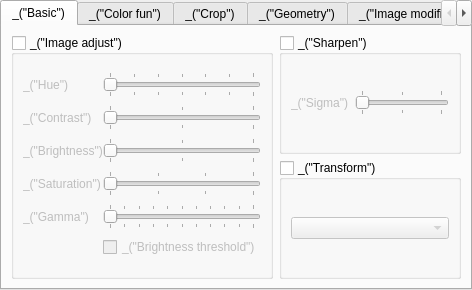
<ui version="4.0" >
 <class>ExtVideoWidget</class>
 <widget class="QTabWidget" name="ExtVideoWidget" >
  <property name="geometry" >
   <rect>
    <x>0</x>
    <y>0</y>
    <width>472</width>
    <height>290</height>
   </rect>
  </property>
  <property name="currentIndex" >
   <number>0</number>
  </property>
  <widget class="QWidget" name="tab" >
   <property name="geometry" >
    <rect>
     <x>0</x>
     <y>0</y>
     <width>468</width>
     <height>262</height>
    </rect>
   </property>
   <attribute name="title" >
    <string>_("Basic")</string>
   </attribute>
   <layout class="QGridLayout" >
    <item row="1" column="1" >
     <widget class="QGroupBox" name="transformEnable" >
      <property name="title" >
       <string>_("Transform")</string>
      </property>
      <property name="checkable" >
       <bool>true</bool>
      </property>
      <property name="checked" >
       <bool>false</bool>
      </property>
      <layout class="QGridLayout" >
       <item row="0" column="0" >
        <widget class="QComboBox" name="transformTypeCombo" />
       </item>
      </layout>
     </widget>
    </item>
    <item row="0" column="1" >
     <widget class="QGroupBox" name="sharpenEnable" >
      <property name="title" >
       <string>_("Sharpen")</string>
      </property>
      <property name="checkable" >
       <bool>true</bool>
      </property>
      <property name="checked" >
       <bool>false</bool>
      </property>
      <layout class="QGridLayout" >
       <item row="0" column="0" >
        <widget class="QLabel" name="label_29" >
         <property name="text" >
          <string>_("Sigma")</string>
         </property>
        </widget>
       </item>
       <item row="0" column="1" >
        <widget class="QSlider" name="sharpenSigmaSlider" >
         <property name="maximum" >
          <number>200</number>
         </property>
         <property name="singleStep" >
          <number>1</number>
         </property>
         <property name="pageStep" >
          <number>10</number>
         </property>
         <property name="orientation" >
          <enum>Qt::Horizontal</enum>
         </property>
         <property name="tickPosition" >
          <enum>QSlider::TicksBothSides</enum>
         </property>
         <property name="tickInterval" >
          <number>100</number>
         </property>
        </widget>
       </item>
      </layout>
     </widget>
    </item>
    <item rowspan="2" row="0" column="0" >
     <widget class="QGroupBox" name="adjustEnable" >
      <property name="enabled" >
       <bool>true</bool>
      </property>
      <property name="title" >
       <string>_("Image adjust")</string>
      </property>
      <property name="checkable" >
       <bool>true</bool>
      </property>
      <property name="checked" >
       <bool>false</bool>
      </property>
      <layout class="QGridLayout" >
       <property name="spacing" >
        <number>0</number>
       </property>
       <item row="0" column="1" >
        <widget class="QSlider" name="hueSlider" >
         <property name="maximum" >
          <number>360</number>
         </property>
         <property name="orientation" >
          <enum>Qt::Horizontal</enum>
         </property>
         <property name="tickPosition" >
          <enum>QSlider::TicksBothSides</enum>
         </property>
         <property name="tickInterval" >
          <number>60</number>
         </property>
        </widget>
       </item>
       <item row="4" column="1" >
        <widget class="QSlider" name="gammaSlider" >
         <property name="maximum" >
          <number>500</number>
         </property>
         <property name="orientation" >
          <enum>Qt::Horizontal</enum>
         </property>
         <property name="tickPosition" >
          <enum>QSlider::TicksBothSides</enum>
         </property>
         <property name="tickInterval" >
          <number>50</number>
         </property>
        </widget>
       </item>
       <item row="3" column="1" >
        <widget class="QSlider" name="saturationSlider" >
         <property name="maximum" >
          <number>300</number>
         </property>
         <property name="orientation" >
          <enum>Qt::Horizontal</enum>
         </property>
         <property name="tickPosition" >
          <enum>QSlider::TicksBothSides</enum>
         </property>
         <property name="tickInterval" >
          <number>100</number>
         </property>
        </widget>
       </item>
       <item row="2" column="1" >
        <widget class="QSlider" name="brightnessSlider" >
         <property name="maximum" >
          <number>200</number>
         </property>
         <property name="orientation" >
          <enum>Qt::Horizontal</enum>
         </property>
         <property name="tickPosition" >
          <enum>QSlider::TicksBothSides</enum>
         </property>
         <property name="tickInterval" >
          <number>100</number>
         </property>
        </widget>
       </item>
       <item row="1" column="1" >
        <widget class="QSlider" name="contrastSlider" >
         <property name="maximum" >
          <number>200</number>
         </property>
         <property name="orientation" >
          <enum>Qt::Horizontal</enum>
         </property>
         <property name="tickPosition" >
          <enum>QSlider::TicksBothSides</enum>
         </property>
         <property name="tickInterval" >
          <number>100</number>
         </property>
        </widget>
       </item>
       <item row="4" column="0" >
        <widget class="QLabel" name="label_5" >
         <property name="text" >
          <string>_("Gamma")</string>
         </property>
        </widget>
       </item>
       <item row="1" column="0" >
        <widget class="QLabel" name="label_2" >
         <property name="text" >
          <string>_("Contrast")</string>
         </property>
        </widget>
       </item>
       <item row="2" column="0" >
        <widget class="QLabel" name="label_3" >
         <property name="text" >
          <string>_("Brightness")</string>
         </property>
        </widget>
       </item>
       <item row="3" column="0" >
        <widget class="QLabel" name="label_4" >
         <property name="text" >
          <string>_("Saturation")</string>
         </property>
        </widget>
       </item>
       <item row="0" column="0" >
        <widget class="QLabel" name="label" >
         <property name="text" >
          <string>_("Hue")</string>
         </property>
        </widget>
       </item>
       <item row="5" column="1" >
        <widget class="QCheckBox" name="brightnessThresholdCheck" >
         <property name="text" >
          <string>_("Brightness threshold")</string>
         </property>
        </widget>
       </item>
      </layout>
     </widget>
    </item>
   </layout>
  </widget>
  <widget class="QWidget" name="tab_2" >
   <property name="geometry" >
    <rect>
     <x>0</x>
     <y>0</y>
     <width>100</width>
     <height>30</height>
    </rect>
   </property>
   <attribute name="title" >
    <string>_("Color fun")</string>
   </attribute>
   <layout class="QGridLayout" >
    <item row="1" column="1" >
     <widget class="QGroupBox" name="extractEnable" >
      <property name="title" >
       <string>_("Color extraction")</string>
      </property>
      <property name="checkable" >
       <bool>true</bool>
      </property>
      <property name="checked" >
       <bool>false</bool>
      </property>
      <layout class="QGridLayout" >
       <item row="0" column="0" >
        <widget class="QLabel" name="label_6" >
         <property name="text" >
          <string>_("Color")</string>
         </property>
        </widget>
       </item>
       <item row="0" column="1" >
        <widget class="QLineEdit" name="extractComponentText" >
         <property name="inputMask" >
          <string>>HHHHHH;#</string>
         </property>
        </widget>
       </item>
      </layout>
     </widget>
    </item>
    <item row="0" column="1" >
     <widget class="QCheckBox" name="invertEnable" >
      <property name="text" >
       <string>_("Invert colors")</string>
      </property>
     </widget>
    </item>
    <item rowspan="2" row="0" column="0" >
     <widget class="QGroupBox" name="colorthresEnable" >
      <property name="title" >
       <string>_("Color threshold")</string>
      </property>
      <property name="checkable" >
       <bool>true</bool>
      </property>
      <property name="checked" >
       <bool>false</bool>
      </property>
      <layout class="QGridLayout" >
       <item row="2" column="0" >
        <widget class="QLabel" name="label_14" >
         <property name="text" >
          <string>_("Similarity")</string>
         </property>
        </widget>
       </item>
       <item row="2" column="1" >
        <widget class="QSlider" name="colorthresSimilaritythresSlider" >
         <property name="orientation" >
          <enum>Qt::Horizontal</enum>
         </property>
        </widget>
       </item>
       <item row="1" column="1" >
        <widget class="QSlider" name="colorthresSaturationthresSlider" >
         <property name="orientation" >
          <enum>Qt::Horizontal</enum>
         </property>
        </widget>
       </item>
       <item row="1" column="0" >
        <widget class="QLabel" name="label_13" >
         <property name="text" >
          <string>_("Saturation")</string>
         </property>
        </widget>
       </item>
       <item row="0" column="0" >
        <widget class="QLabel" name="label_8" >
         <property name="text" >
          <string>_("Color")</string>
         </property>
        </widget>
       </item>
       <item row="0" column="1" >
        <widget class="QLineEdit" name="colorthresColorText" >
         <property name="inputMask" >
          <string>>HHHHHH;#</string>
         </property>
        </widget>
       </item>
      </layout>
     </widget>
    </item>
   </layout>
  </widget>
  <widget class="QWidget" name="tab_3" >
   <property name="geometry" >
    <rect>
     <x>0</x>
     <y>0</y>
     <width>100</width>
     <height>30</height>
    </rect>
   </property>
   <attribute name="title" >
    <string>_("Crop")</string>
   </attribute>
   <layout class="QGridLayout" >
    <item row="0" column="2" >
     <widget class="QLabel" name="label_10" >
      <property name="text" >
       <string>_("Top")</string>
      </property>
     </widget>
    </item>
    <item row="0" column="3" >
     <widget class="QSpinBox" name="cropTopPx" >
      <property name="suffix" >
       <string> px</string>
      </property>
      <property name="maximum" >
       <number>4095</number>
      </property>
     </widget>
    </item>
    <item row="1" column="0" >
     <widget class="QLabel" name="label_11" >
      <property name="text" >
       <string>_("Left")</string>
      </property>
     </widget>
    </item>
    <item row="1" column="1" >
     <widget class="QSpinBox" name="cropLeftPx" >
      <property name="suffix" >
       <string> px</string>
      </property>
      <property name="maximum" >
       <number>4095</number>
      </property>
     </widget>
    </item>
    <item row="1" column="4" >
     <widget class="QLabel" name="label_12" >
      <property name="text" >
       <string>_("Right")</string>
      </property>
     </widget>
    </item>
    <item row="1" column="5" >
     <widget class="QSpinBox" name="cropRightPx" >
      <property name="suffix" >
       <string> px</string>
      </property>
      <property name="maximum" >
       <number>4095</number>
      </property>
     </widget>
    </item>
    <item row="2" column="2" >
     <widget class="QLabel" name="label_7" >
      <property name="text" >
       <string>_("Bottom")</string>
      </property>
     </widget>
    </item>
    <item row="2" column="3" >
     <widget class="QSpinBox" name="cropBotPx" >
      <property name="suffix" >
       <string> px</string>
      </property>
      <property name="maximum" >
       <number>4095</number>
      </property>
     </widget>
    </item>
    <item row="3" column="0" colspan="6" >
     <widget class="QCheckBox" name="topBotCropSync" >
      <property name="text" >
       <string>_("Synchronize top and bottom")</string>
      </property>
     </widget>
    </item>
    <item row="4" column="0" colspan="6" >
     <widget class="QCheckBox" name="leftRightCropSync" >
      <property name="text" >
       <string>_("Synchronize left and right")</string>
      </property>
     </widget>
    </item>
    <item row="1" column="3" >
     <spacer>
      <property name="orientation" >
       <enum>Qt::Vertical</enum>
      </property>
      <property name="sizeType" >
       <enum>QSizePolicy::Expanding</enum>
      </property>
      <property name="sizeHint" stdset="0" >
       <size>
        <width>20</width>
        <height>40</height>
       </size>
      </property>
     </spacer>
    </item>
   </layout>
  </widget>
  <widget class="QWidget" name="tab_5" >
   <property name="geometry" >
    <rect>
     <x>0</x>
     <y>0</y>
     <width>100</width>
     <height>30</height>
    </rect>
   </property>
   <attribute name="title" >
    <string>_("Geometry")</string>
   </attribute>
   <layout class="QGridLayout" >
    <item row="0" column="0" >
     <widget class="QCheckBox" name="magnifyEnable" >
      <property name="text" >
       <string>_("Magnification")</string>
      </property>
     </widget>
    </item>
    <item rowspan="2" row="0" column="1" >
     <widget class="QGroupBox" name="puzzleEnable" >
      <property name="title" >
       <string>_("Puzzle game")</string>
      </property>
      <property name="checkable" >
       <bool>true</bool>
      </property>
      <property name="checked" >
       <bool>false</bool>
      </property>
      <layout class="QGridLayout" >
       <item row="0" column="1" >
        <widget class="QSpinBox" name="puzzleRowsSpin" >
         <property name="minimum" >
          <number>1</number>
         </property>
         <property name="value" >
          <number>3</number>
         </property>
        </widget>
       </item>
       <item row="1" column="1" >
        <widget class="QSpinBox" name="puzzleColsSpin" >
         <property name="minimum" >
          <number>1</number>
         </property>
         <property name="value" >
          <number>3</number>
         </property>
        </widget>
       </item>
       <item row="2" column="0" colspan="2" >
        <widget class="QCheckBox" name="puzzleBlackSlotCheck" >
         <property name="text" >
          <string>_("Black slot")</string>
         </property>
        </widget>
       </item>
       <item row="1" column="0" >
        <widget class="QLabel" name="label_26" >
         <property name="text" >
          <string>_("Columns")</string>
         </property>
        </widget>
       </item>
       <item row="0" column="0" >
        <widget class="QLabel" name="label_27" >
         <property name="text" >
          <string>_("Rows")</string>
         </property>
        </widget>
       </item>
      </layout>
     </widget>
    </item>
    <item row="1" column="0" >
     <widget class="QGroupBox" name="rotateEnable" >
      <property name="title" >
       <string>_("Rotate")</string>
      </property>
      <property name="checkable" >
       <bool>true</bool>
      </property>
      <property name="checked" >
       <bool>false</bool>
      </property>
      <layout class="QGridLayout" >
       <item row="0" column="1" >
        <widget class="QDial" name="rotateAngleDial" >
         <property name="maximum" >
          <number>359</number>
         </property>
         <property name="value" >
          <number>180</number>
         </property>
         <property name="sliderPosition" >
          <number>180</number>
         </property>
        </widget>
       </item>
       <item row="0" column="0" >
        <widget class="QLabel" name="label_28" >
         <property name="text" >
          <string>_("Angle")</string>
         </property>
        </widget>
       </item>
      </layout>
     </widget>
    </item>
   </layout>
  </widget>
  <widget class="QWidget" name="tab_7" >
   <property name="geometry" >
    <rect>
     <x>0</x>
     <y>0</y>
     <width>100</width>
     <height>30</height>
    </rect>
   </property>
   <attribute name="title" >
    <string>_("Image modification")</string>
   </attribute>
   <layout class="QGridLayout" >
    <item row="2" column="0" >
     <widget class="QCheckBox" name="waveEnable" >
      <property name="text" >
       <string>_("Waves")</string>
      </property>
     </widget>
    </item>
    <item row="3" column="0" >
     <widget class="QCheckBox" name="rippleEnable" >
      <property name="text" >
       <string>_("Water effect")</string>
      </property>
     </widget>
    </item>
    <item row="3" column="1" >
     <widget class="QCheckBox" name="psychedelicEnable" >
      <property name="text" >
       <string>_("Psychedelic")</string>
      </property>
     </widget>
    </item>
    <item row="2" column="1" >
     <widget class="QCheckBox" name="noiseEnable" >
      <property name="text" >
       <string>_("Noise")</string>
      </property>
     </widget>
    </item>
    <item row="1" column="1" >
     <widget class="QCheckBox" name="motiondetectEnable" >
      <property name="text" >
       <string>_("Motion detect")</string>
      </property>
     </widget>
    </item>
    <item row="0" column="1" >
     <widget class="QGroupBox" name="motionblurEnable" >
      <property name="title" >
       <string>_("Motion blur")</string>
      </property>
      <property name="checkable" >
       <bool>true</bool>
      </property>
      <property name="checked" >
       <bool>false</bool>
      </property>
      <layout class="QGridLayout" >
       <item row="0" column="0" >
        <widget class="QLabel" name="label_25" >
         <property name="text" >
          <string>_("Factor")</string>
         </property>
        </widget>
       </item>
       <item row="0" column="1" >
        <widget class="QSlider" name="blurFactorSlider" >
         <property name="minimum" >
          <number>1</number>
         </property>
         <property name="maximum" >
          <number>127</number>
         </property>
         <property name="value" >
          <number>80</number>
         </property>
         <property name="orientation" >
          <enum>Qt::Horizontal</enum>
         </property>
         <property name="tickPosition" >
          <enum>QSlider::TicksBothSides</enum>
         </property>
         <property name="tickInterval" >
          <number>16</number>
         </property>
        </widget>
       </item>
      </layout>
     </widget>
    </item>
    <item rowspan="2" row="0" column="0" >
     <widget class="QGroupBox" name="gradientEnable" >
      <property name="title" >
       <string>_("Gradient")</string>
      </property>
      <property name="checkable" >
       <bool>true</bool>
      </property>
      <property name="checked" >
       <bool>false</bool>
      </property>
      <layout class="QGridLayout" >
       <item row="0" column="0" >
        <widget class="QLabel" name="label_18" >
         <property name="text" >
          <string>_("Mode")</string>
         </property>
        </widget>
       </item>
       <item row="1" column="0" colspan="2" >
        <widget class="QCheckBox" name="gradientTypeCheck" >
         <property name="text" >
          <string>_("Color")</string>
         </property>
        </widget>
       </item>
       <item row="2" column="0" colspan="2" >
        <widget class="QCheckBox" name="gradientCartoonCheck" >
         <property name="text" >
          <string>_("Cartoon")</string>
         </property>
        </widget>
       </item>
       <item row="0" column="1" >
        <widget class="QComboBox" name="gradientModeCombo" />
       </item>
      </layout>
     </widget>
    </item>
   </layout>
  </widget>
  <widget class="QWidget" name="tab_9" >
   <property name="geometry" >
    <rect>
     <x>0</x>
     <y>0</y>
     <width>100</width>
     <height>30</height>
    </rect>
   </property>
   <attribute name="title" >
    <string>_("Vout/Overlay")</string>
   </attribute>
   <layout class="QGridLayout" >
    <item row="0" column="0" >
     <widget class="QGroupBox" name="wallEnable" >
      <property name="title" >
       <string>_("Wall")</string>
      </property>
      <property name="checkable" >
       <bool>true</bool>
      </property>
      <property name="checked" >
       <bool>false</bool>
      </property>
      <layout class="QGridLayout" >
       <item row="0" column="0" >
        <widget class="QLabel" name="label_31" >
         <property name="text" >
          <string>_("Rows")</string>
         </property>
        </widget>
       </item>
       <item row="1" column="0" >
        <widget class="QLabel" name="label_30" >
         <property name="text" >
          <string>_("Columns")</string>
         </property>
        </widget>
       </item>
       <item row="1" column="1" >
        <widget class="QSpinBox" name="wallColsSpin" >
         <property name="minimum" >
          <number>1</number>
         </property>
         <property name="value" >
          <number>3</number>
         </property>
        </widget>
       </item>
       <item row="0" column="1" >
        <widget class="QSpinBox" name="wallRowsSpin" >
         <property name="minimum" >
          <number>1</number>
         </property>
         <property name="value" >
          <number>3</number>
         </property>
        </widget>
       </item>
      </layout>
     </widget>
    </item>
    <item row="0" column="1" >
     <widget class="QGroupBox" name="marqEnable" >
      <property name="title" >
       <string>_("Add text")</string>
      </property>
      <property name="checkable" >
       <bool>true</bool>
      </property>
      <property name="checked" >
       <bool>false</bool>
      </property>
      <layout class="QGridLayout" >
       <item row="1" column="0" >
        <widget class="QLabel" name="label_24" >
         <property name="text" >
          <string>_("Position")</string>
         </property>
        </widget>
       </item>
       <item row="0" column="0" >
        <widget class="QLabel" name="label_23" >
         <property name="text" >
          <string>_("Text")</string>
         </property>
        </widget>
       </item>
       <item row="0" column="1" >
        <widget class="QLineEdit" name="marqMarqueeText" />
       </item>
       <item row="1" column="1" >
        <widget class="QComboBox" name="marqPositionCombo" />
       </item>
      </layout>
     </widget>
    </item>
    <item row="1" column="0" >
     <widget class="QGroupBox" name="panoramixEnable" >
      <property name="title" >
       <string>_("Panoramix")</string>
      </property>
      <property name="checkable" >
       <bool>true</bool>
      </property>
      <property name="checked" >
       <bool>false</bool>
      </property>
      <layout class="QGridLayout" >
       <item row="0" column="0" >
        <widget class="QLabel" name="label_36" >
         <property name="text" >
          <string>_("Rows")</string>
         </property>
        </widget>
       </item>
       <item row="0" column="1" >
        <widget class="QSpinBox" name="panoramixRowsSpin" >
         <property name="minimum" >
          <number>1</number>
         </property>
         <property name="value" >
          <number>3</number>
         </property>
        </widget>
       </item>
       <item row="1" column="0" >
        <widget class="QLabel" name="label_35" >
         <property name="text" >
          <string>_("Columns")</string>
         </property>
        </widget>
       </item>
       <item row="1" column="1" >
        <widget class="QSpinBox" name="panoramixColsSpin" >
         <property name="minimum" >
          <number>1</number>
         </property>
         <property name="value" >
          <number>3</number>
         </property>
        </widget>
       </item>
      </layout>
     </widget>
    </item>
    <item row="1" column="1" >
     <widget class="QGroupBox" name="cloneEnable" >
      <property name="title" >
       <string>_("Clone")</string>
      </property>
      <property name="checkable" >
       <bool>true</bool>
      </property>
      <property name="checked" >
       <bool>false</bool>
      </property>
      <layout class="QGridLayout" >
       <item row="0" column="0" >
        <widget class="QLabel" name="label_9" >
         <property name="text" >
          <string>_("Number of clones")</string>
         </property>
        </widget>
       </item>
       <item row="0" column="1" >
        <widget class="QSpinBox" name="cloneCountSpin" >
         <property name="minimum" >
          <number>1</number>
         </property>
         <property name="value" >
          <number>2</number>
         </property>
        </widget>
       </item>
      </layout>
     </widget>
    </item>
   </layout>
  </widget>
  <widget class="QWidget" name="tab_8" >
   <property name="geometry" >
    <rect>
     <x>0</x>
     <y>0</y>
     <width>100</width>
     <height>30</height>
    </rect>
   </property>
   <attribute name="title" >
    <string>_("Logo")</string>
   </attribute>
   <layout class="QGridLayout" >
    <item row="0" column="0" >
     <widget class="QGroupBox" name="logoEnable" >
      <property name="title" >
       <string>_("Add logo")</string>
      </property>
      <property name="checkable" >
       <bool>true</bool>
      </property>
      <property name="checked" >
       <bool>false</bool>
      </property>
      <layout class="QGridLayout" >
       <item row="3" column="0" >
        <widget class="QLabel" name="label_22" >
         <property name="text" >
          <string>_("Transparency")</string>
         </property>
        </widget>
       </item>
       <item row="2" column="0" colspan="2" >
        <widget class="QLabel" name="label_21" >
         <property name="text" >
          <string>_("Left")</string>
         </property>
        </widget>
       </item>
       <item row="1" column="0" colspan="2" >
        <widget class="QLabel" name="label_20" >
         <property name="text" >
          <string>_("Top")</string>
         </property>
        </widget>
       </item>
       <item row="3" column="1" colspan="2" >
        <widget class="QSlider" name="logoTransparencySlider" >
         <property name="maximum" >
          <number>255</number>
         </property>
         <property name="orientation" >
          <enum>Qt::Horizontal</enum>
         </property>
         <property name="tickPosition" >
          <enum>QSlider::TicksBothSides</enum>
         </property>
         <property name="tickInterval" >
          <number>32</number>
         </property>
        </widget>
       </item>
       <item row="2" column="2" >
        <widget class="QSpinBox" name="logoXSpin" />
       </item>
       <item row="1" column="2" >
        <widget class="QSpinBox" name="logoYSpin" />
       </item>
       <item row="0" column="0" >
        <widget class="QLabel" name="label_19" >
         <property name="text" >
          <string>_("Logo")</string>
         </property>
        </widget>
       </item>
       <item row="0" column="2" >
        <widget class="QLineEdit" name="logoFileText" />
       </item>
      </layout>
     </widget>
    </item>
    <item row="0" column="1" >
     <widget class="QGroupBox" name="eraseEnable" >
      <property name="title" >
       <string>_("Logo erase")</string>
      </property>
      <property name="checkable" >
       <bool>true</bool>
      </property>
      <property name="checked" >
       <bool>false</bool>
      </property>
      <layout class="QGridLayout" >
       <item row="1" column="0" >
        <widget class="QLabel" name="label_16" >
         <property name="text" >
          <string>_("Top")</string>
         </property>
        </widget>
       </item>
       <item row="2" column="0" >
        <widget class="QLabel" name="label_17" >
         <property name="text" >
          <string>_("Left")</string>
         </property>
        </widget>
       </item>
       <item row="2" column="1" >
        <widget class="QSpinBox" name="eraseXSpin" />
       </item>
       <item row="1" column="1" >
        <widget class="QSpinBox" name="eraseYSpin" />
       </item>
       <item row="0" column="1" >
        <widget class="QLineEdit" name="eraseMaskText" />
       </item>
       <item row="0" column="0" >
        <widget class="QLabel" name="label_15" >
         <property name="text" >
          <string>_("Mask")</string>
         </property>
        </widget>
       </item>
      </layout>
     </widget>
    </item>
   </layout>
  </widget>
  <widget class="QWidget" name="tab_6" >
   <property name="geometry" >
    <rect>
     <x>0</x>
     <y>0</y>
     <width>468</width>
     <height>262</height>
    </rect>
   </property>
   <attribute name="title" >
    <string>_("Advanced video filter controls")</string>
   </attribute>
   <layout class="QGridLayout" >
    <item row="2" column="1" colspan="2" >
     <widget class="QLineEdit" name="subpictureFilterText" />
    </item>
    <item row="2" column="0" >
     <widget class="QLabel" name="label_34" >
      <property name="text" >
       <string>_("Subpicture filters")</string>
      </property>
     </widget>
    </item>
    <item row="1" column="1" colspan="2" >
     <widget class="QLineEdit" name="videoFilterText" />
    </item>
    <item row="1" column="0" >
     <widget class="QLabel" name="label_33" >
      <property name="text" >
       <string>_("Video filters")</string>
      </property>
     </widget>
    </item>
    <item row="0" column="0" >
     <widget class="QLabel" name="label_32" >
      <property name="text" >
       <string>_("Vout filters")</string>
      </property>
     </widget>
    </item>
    <item row="0" column="1" colspan="2" >
     <widget class="QLineEdit" name="voutFilterText" />
    </item>
   </layout>
  </widget>
 </widget>
 <resources/>
 <connections/>
</ui>
